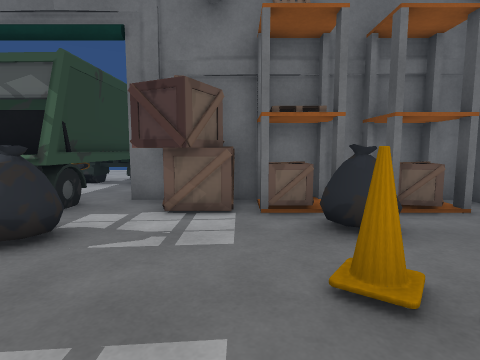
view 1 (above)

12 first-person views from a walk through a Unity game level. The camera is 1.2 m above the floor, tilts 6° down and sees 80° across. The floor is counted in squares, 1 m on a side. Each view is taken from the middle of a square. On the plan, view 1 faces up. The plan holds only what a view shows up to about 13 squares ahead; the rest is blank. The player character is not drawn. Some surface patterns are stand-ins.

view 2
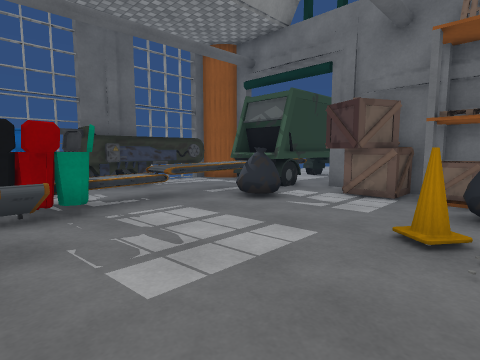

view 3
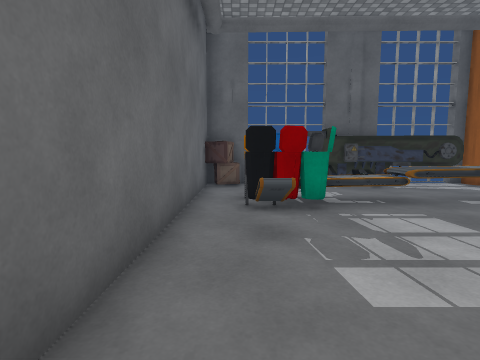

view 4
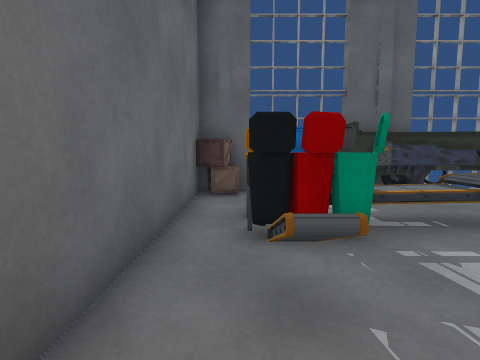

view 5
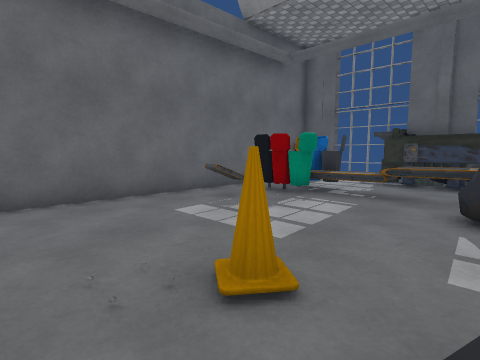

view 6
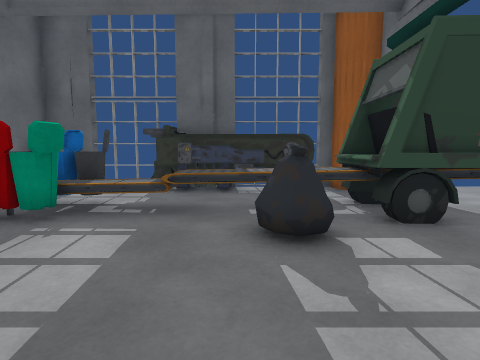

view 7
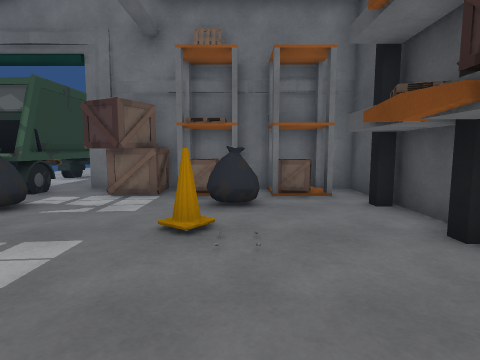

view 8
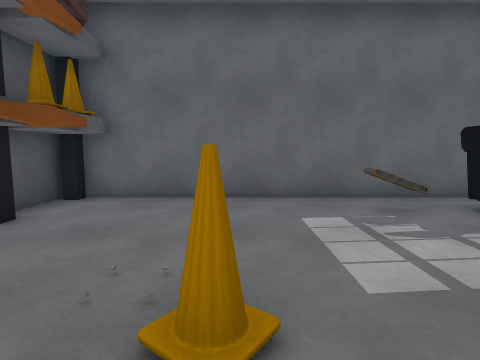

view 9
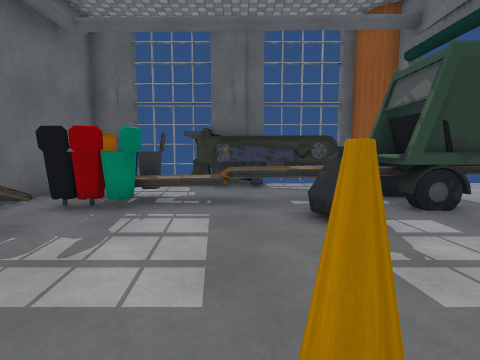

view 10
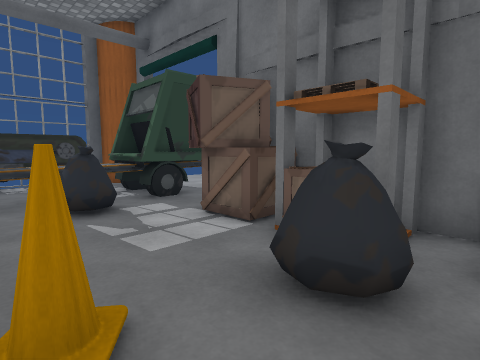

view 11
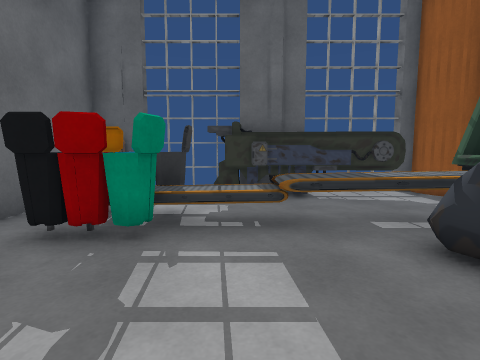

view 12
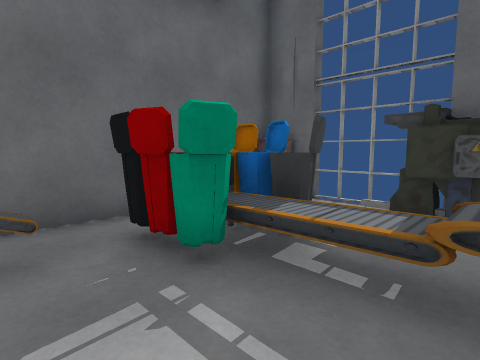

### Floor plan
Key: @ floor where view 1 was taken; # wall or solid block; . floor; = window, fence, low wall or low ledge; O other object.
Columns run from 9 left of view 1 to 6 right of it. Each row starts with its distance up from view 1.
 11     OO
 10    OOO
  9      O
  8     OO.
  7   #OOO.#########
  6 ###OOO.OOOO###
  5   OOOO..O.O###
  4  OO.OO#....#.#
  3  OO.OO=......#
  2  OO.OO....O..#
  1  OO.OO.......#
  0 #O.OOO...@...#
 -1 ##.OOO.......#
 -2 #OOOOO.O.....#
 -3  O############

Where each view was taken, in squares from view 1:
view 1: 0 up, 0 right, facing up
view 2: 2 down, 2 right, facing up-left
view 3: 2 down, 2 right, facing left
view 4: 2 down, 0 right, facing left
view 5: 4 up, 3 right, facing down-left
view 6: 3 up, 1 right, facing left
view 7: 2 down, 2 right, facing up
view 8: 4 up, 1 right, facing down
view 9: 2 up, 2 right, facing left
view 10: 2 up, 3 right, facing up-left
view 11: 1 up, 0 right, facing left
view 12: 2 up, 2 left, facing down-left
